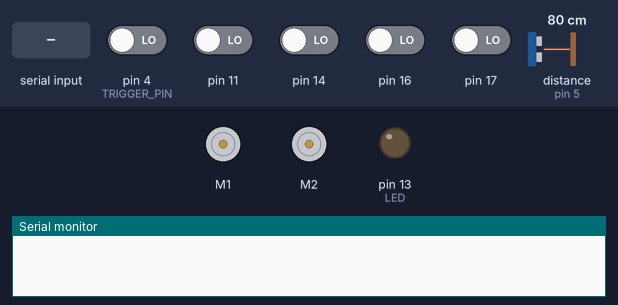
A sketch run on a simulated Arduino Uno, built with avr-gcc and run on an emulated ATmega328P. Parts: 2 × DC motor (green arrow = forward, orange = backward, longer = faster), output pins drawn as LEDs (lit = HIGH), the last lines printed to the serial monitor. The test bench sets the inputs (shaded band); at power-on: pin 4 (TRIGGER_PIN), pin 11, pin 14, pin 16, pin 17 LOW, distance to the obstacle (sensor on pin 5) 80 cm. The echo pulse lasts 58.3 µs per cm.

Above: at 1.2 s.
1.3 s: distance to the obstacle (sensor on pin 5) set to 2 cm
2.8 s: "W" received over Serial
At 3.2 s:
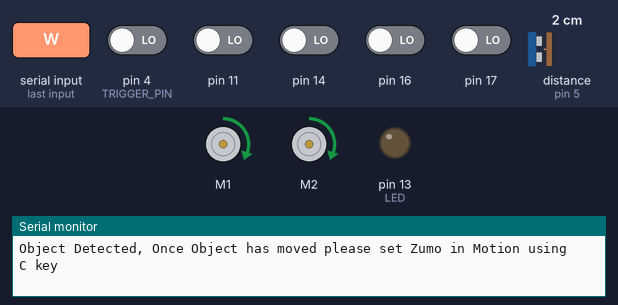
4.3 s: "S" received over Serial
At 5.5 s:
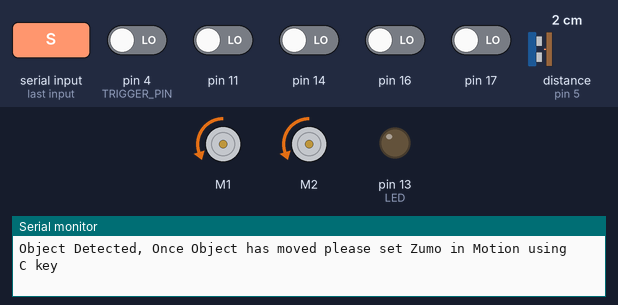
5.8 s: "A" received over Serial
At 6.7 s:
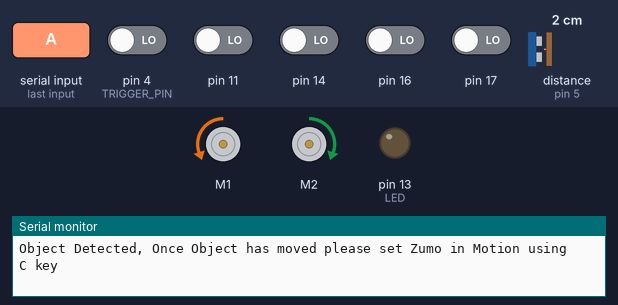
7.3 s: "D" received over Serial
At 7.9 s:
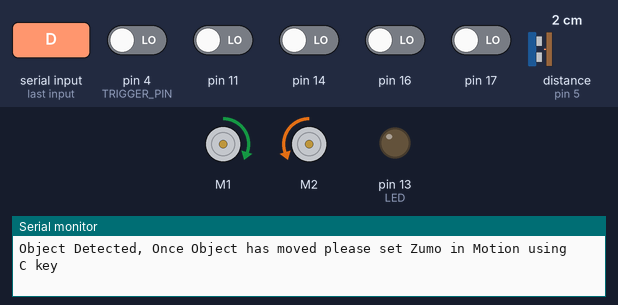
8.8 s: "w" received over Serial
At 10.2 s:
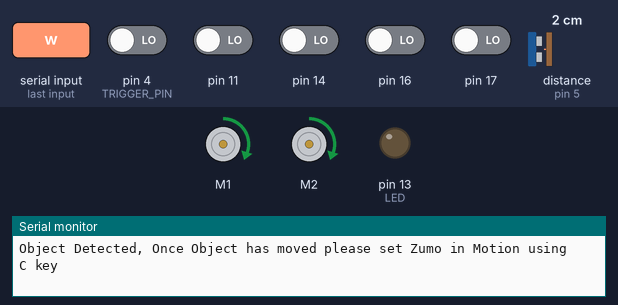
Timing chart, 0 to 11.3 s (numbered marks = the images above; inputs shaded):
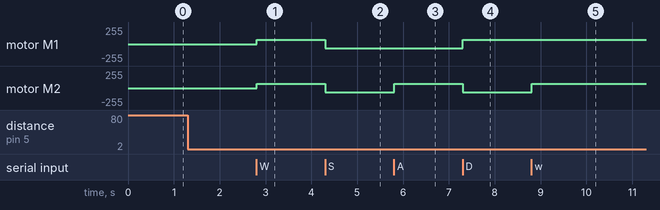

The sketch:

Mazesolverassignment.ino
```cpp
#include <ZumoBuzzer.h>
#include <ZumoMotors.h>
#include <Pushbutton.h>
#include <QTRSensors.h>
#include <ZumoReflectanceSensorArray.h>

#define LED 13

// this might need to be tuned for different lighting conditions, surfaces, etc.
#define QTR_THRESHOLD  300  // microseconds
#define p_QTR_THRESHOLD 150 //partial for half covered, used in corner detection

// these might need to be tuned for different motor types
#define REVERSE_SPEED     100 // 0 is stopped, 400 is full speed
#define TURN_SPEED        100
#define FORWARD_SPEED     100
#define REVERSE_DURATION  200 // ms
#define TURN_DURATION     300 // ms


 #include <NewPing.h>

#define TRIGGER_PIN  4  // Arduino pin tied to trigger pin on the ultrasonic sensor.
#define ECHO_PIN     5  // Arduino pin tied to echo pin on the ultrasonic sensor.
#define MAX_DISTANCE 200 // Maximum distance we want to ping for (in centimeters). Maximum sensor distance is rated at 400-500cm.

NewPing sonar(TRIGGER_PIN, ECHO_PIN, MAX_DISTANCE); // NewPing setup of pins and maximum distance.


ZumoMotors motors;

#define NUM_SENSORS 6
unsigned int sensor_values[NUM_SENSORS];
 int incomingByte; //read data input
 bool InCorner;
ZumoReflectanceSensorArray sensors(QTR_NO_EMITTER_PIN);


void setup()
{
  // uncomment if necessary to correct motor directions
  //motors.flipLeftMotor(true);
  //motors.flipRightMotor(true);
   // initialize serial communication:
  Serial.begin(9600);
  pinMode(LED, HIGH);
  InCorner = 0;


}

void loop()
{

   if (Serial.available() > 0) {


    // read the oldest byte in the serial buffer:
    incomingByte = Serial.read();


    if (incomingByte == 'W' || incomingByte =='w') {
    motors.setSpeeds(FORWARD_SPEED, FORWARD_SPEED);

    }

    if (incomingByte == 'C' || incomingByte == 'c') {
    motors.setSpeeds(FORWARD_SPEED, FORWARD_SPEED);
    InCorner = 0;

    }

     if (incomingByte == 'S' || incomingByte == 's') {
  motors.setSpeeds(-REVERSE_SPEED, -REVERSE_SPEED);


    }

     if (incomingByte == 'A' || incomingByte == 'a') {

  motors.setSpeeds(-TURN_SPEED, TURN_SPEED);


    }

        //dO THE ROBOT
    if (incomingByte == 'D' || incomingByte == 'd') {
  motors.setSpeeds(TURN_SPEED, -TURN_SPEED);

   }

      if (incomingByte == ' ') {


    motors.setSpeeds(0,0);


    }


  }
    sensors.read(sensor_values);


    if (InCorner == 0)
    {


    if (sonar.ping_cm() < 20)
    {
     motors.setSpeeds(0,0);
    Serial.println("Object Detected, Once Object has moved please set Zumo in Motion using C key");
    InCorner = 1;
    }

  if (sensor_values[1] > p_QTR_THRESHOLD || sensor_values[2] > p_QTR_THRESHOLD || sensor_values[3] > p_QTR_THRESHOLD || sensor_values[3] > p_QTR_THRESHOLD)
  {
     motors.setSpeeds(-REVERSE_SPEED, -REVERSE_SPEED);
    delay(REVERSE_DURATION);

    motors.setSpeeds(0,0);

    Serial.println("Corner Reached please press C when turn is complete");
    InCorner = 1;
  }

 else if (sensor_values[0] > QTR_THRESHOLD)
  {
    // if leftmost sensor detects line, reverse and turn to the right
    motors.setSpeeds(-REVERSE_SPEED, -REVERSE_SPEED);
    delay(REVERSE_DURATION);
    motors.setSpeeds(TURN_SPEED, -TURN_SPEED);
    delay(TURN_DURATION);
    motors.setSpeeds(FORWARD_SPEED, FORWARD_SPEED);

  }
  else if (sensor_values[4] > QTR_THRESHOLD)
  {
    // if rightmost sensor detects line, reverse and turn to the left
    motors.setSpeeds(-REVERSE_SPEED, -REVERSE_SPEED);
    delay(REVERSE_DURATION);
    motors.setSpeeds(-TURN_SPEED, TURN_SPEED);
    delay(TURN_DURATION);
    motors.setSpeeds(FORWARD_SPEED, FORWARD_SPEED);


  } }

}
```

Measured:
- after the input at 2.8 s, motor M1, motor M2: stopped → forward 63/255 at once
- after the input at 4.3 s, motor M1, motor M2: forward 63/255 → backward 63/255 at once
- after the input at 5.8 s, motor M2: backward 63/255 → forward 63/255 at once
- after the input at 7.3 s, motor M1: backward 63/255 → forward 63/255 at once; motor M2: forward 63/255 → backward 63/255 at once
- after the input at 8.8 s, motor M2: backward 63/255 → forward 63/255 at once
